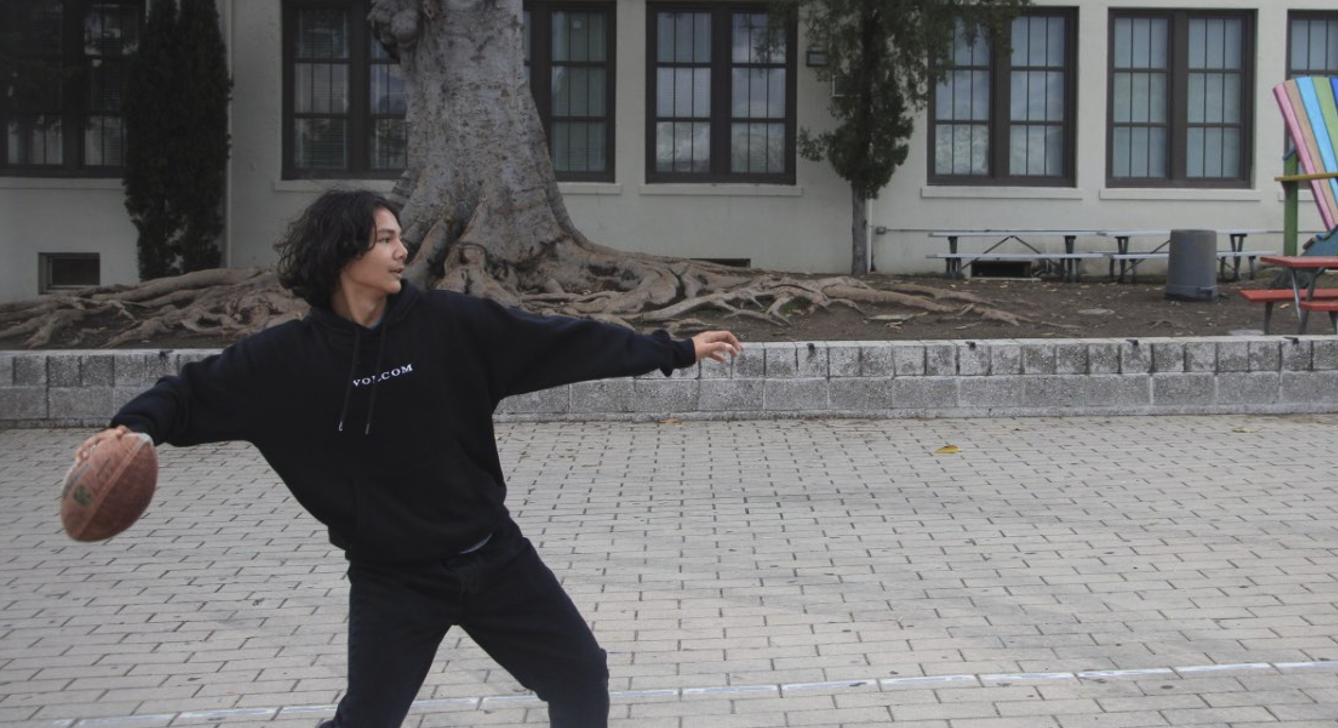
#> input picture FootballPhoto.png, 1338 x 728 px, given in place of the camera
$ python tracker.py
#> lines starting #> are read from the running program, lines starting #| are printed output that depends on the picture; after the words box and inside, x2 and y2 are one past the last pixel; in counts of white or black regions, pixels touching at a corner belong together
import cv2
import numpy as np
import pyautogui

cap = cv2.VideoCapture(0)
prev_y = None

while True:
    ret, frame = cap.read()
#> frame is the input picture: shape (728, 1338, 3); mean B, G, R 108.9, 108.2, 108.8
    if not ret:
        break

    frame = cv2.flip(frame, 1)
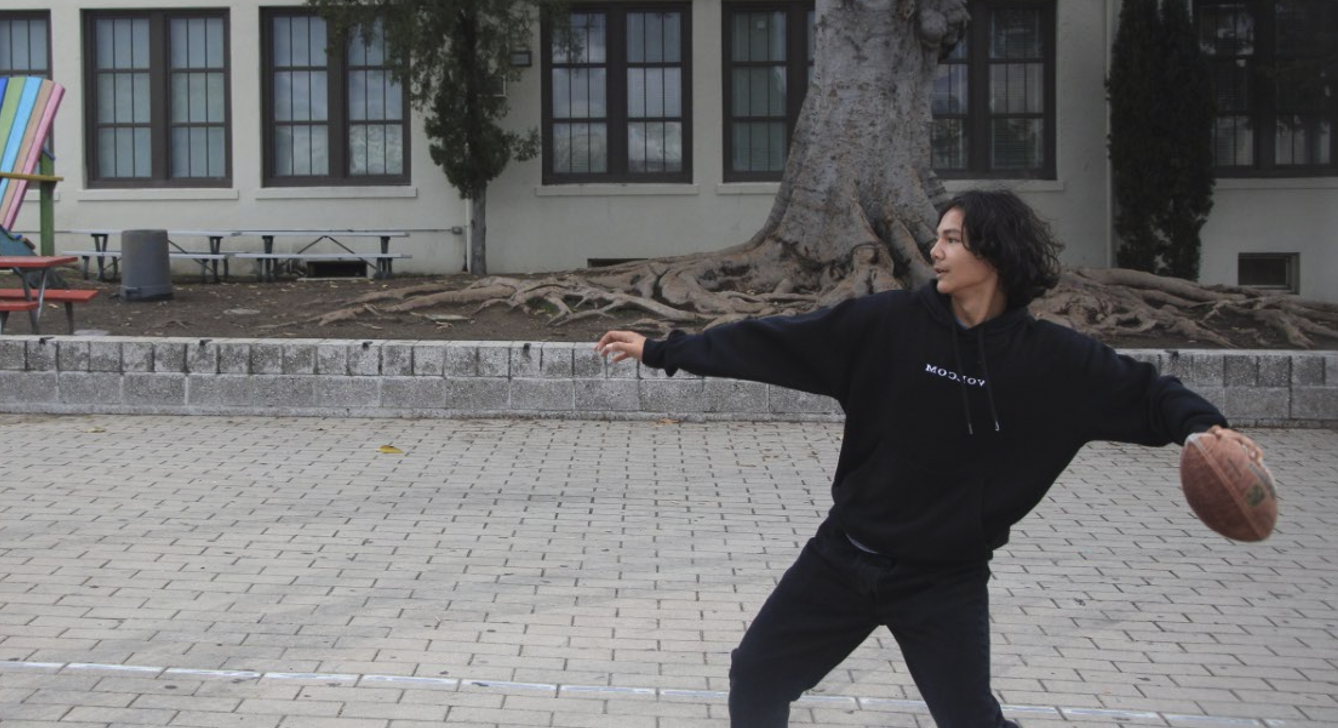
#> frame: shape (728, 1338, 3); mean B, G, R 108.9, 108.2, 108.8
    hsv = cv2.cvtColor(frame, cv2.COLOR_BGR2HSV)
#> hsv: shape (728, 1338, 3); mean H, S, V 74.2, 16.3, 111.6

    lowerskin = np.array([0, 30, 60], dtype=np.uint8)
    upperskin = np.array([20, 150, 255], dtype=np.uint8)

    mask = cv2.inRange(hsv, lowerskin, upperskin)
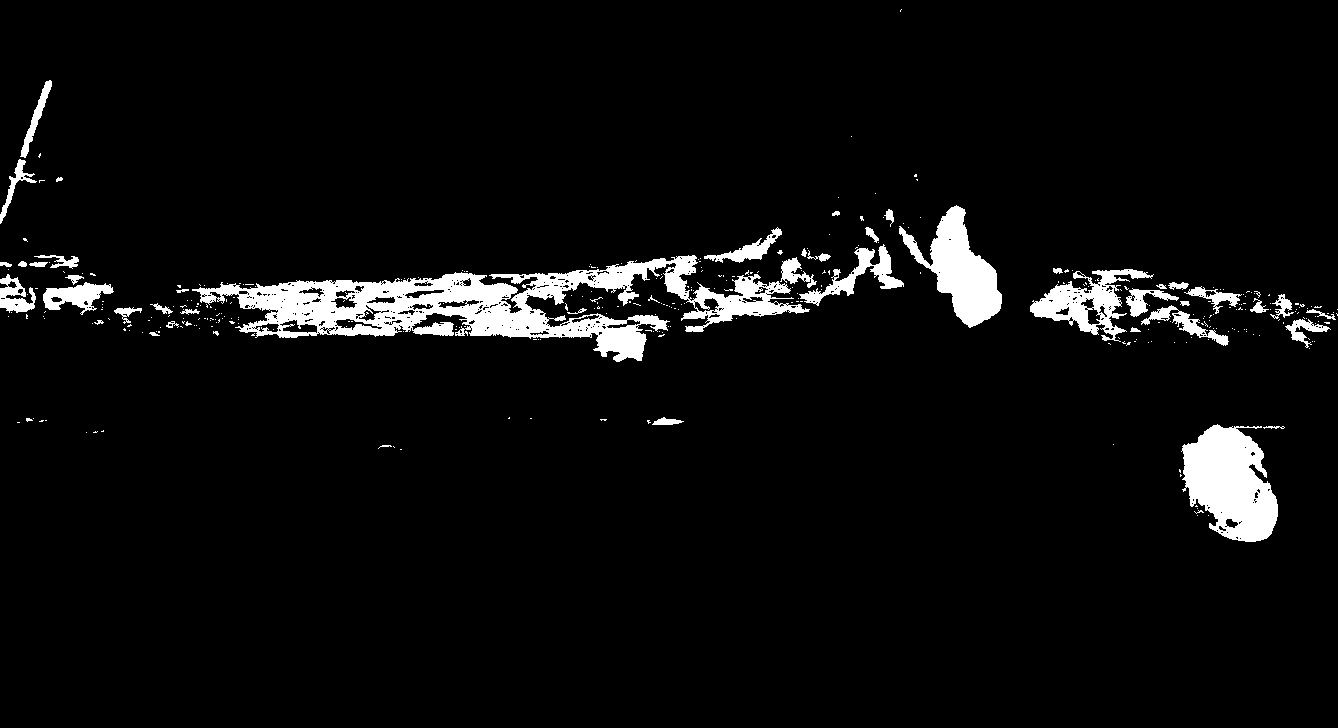
#> mask: shape (728, 1338); 5.1% white; 352 white regions (306 under 20 px), largest, box (x1, y1, x2, y2) and area: (192, 255, 810, 362) 22290, (1181, 424, 1278, 542) 7686, (899, 205, 1002, 328) 5303
    mask = cv2.dilate(mask, None, iterations=2)
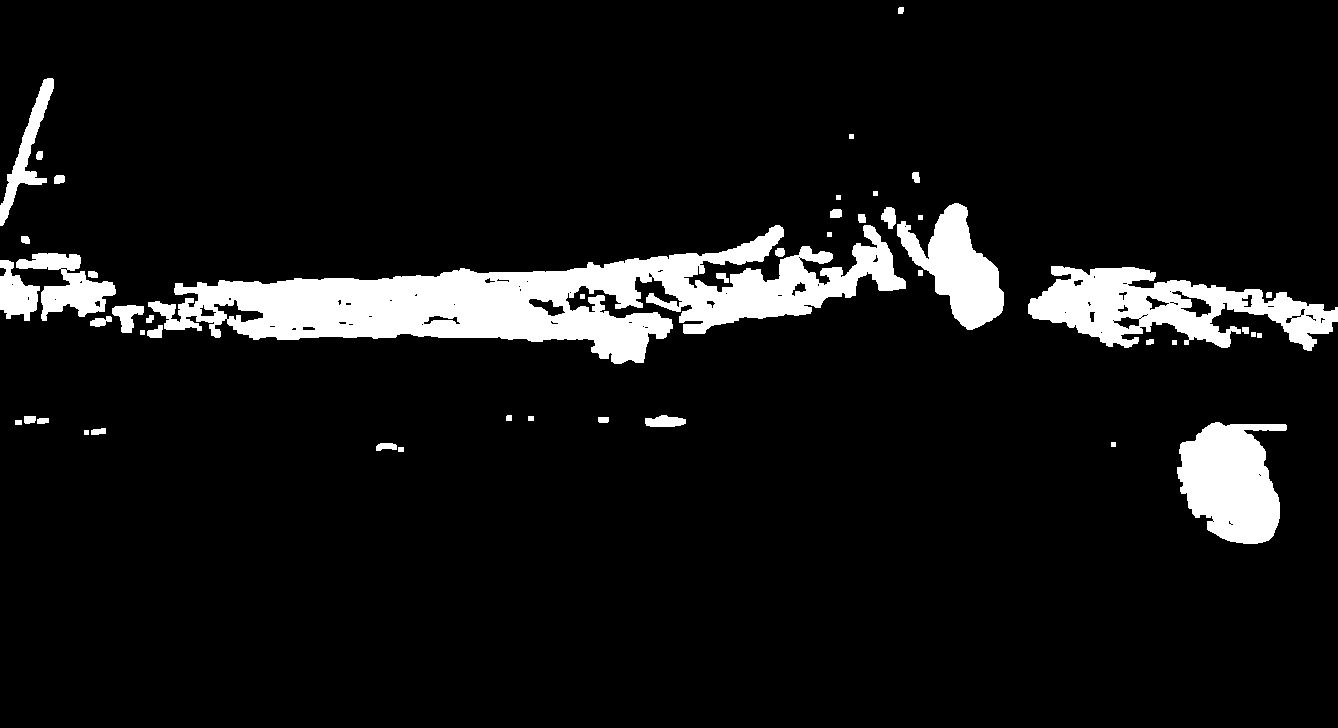
#> mask: shape (728, 1338); 8.2% white; 48 white regions
    mask = cv2.GaussianBlur(mask, (5, 5), 100)

    contours, _ = cv2.findContours(mask, cv2.RETR_TREE, cv2.CHAIN_APPROX_SIMPLE)
#> contours = 52 contours, 9 with area under 20; largest, box (x1, y1, x2, y2) and area: (0, 212, 908, 366) 57648, (1026, 264, 1338, 353) 16322, (1175, 420, 1289, 546) 10338, (879, 201, 1006, 332) 7794, (0, 76, 56, 228) 2683

    if contours:
        maxcontour = max(contours, key=cv2.contourArea)
#> maxcontour = contour of 796 points, box (x1, y1, x2, y2) (0, 212, 908, 366), area 57648
        if cv2.contourArea(maxcontour) > 2000:
            x, y, w, h = cv2.boundingRect(maxcontour)
#> x = 0; y = 212; w = 908; h = 154
            centery = y + h // 2
#> centery = 289

            cv2.rectangle(frame, (x, y), (x + w, y + h), (0, 255, 0), 2)
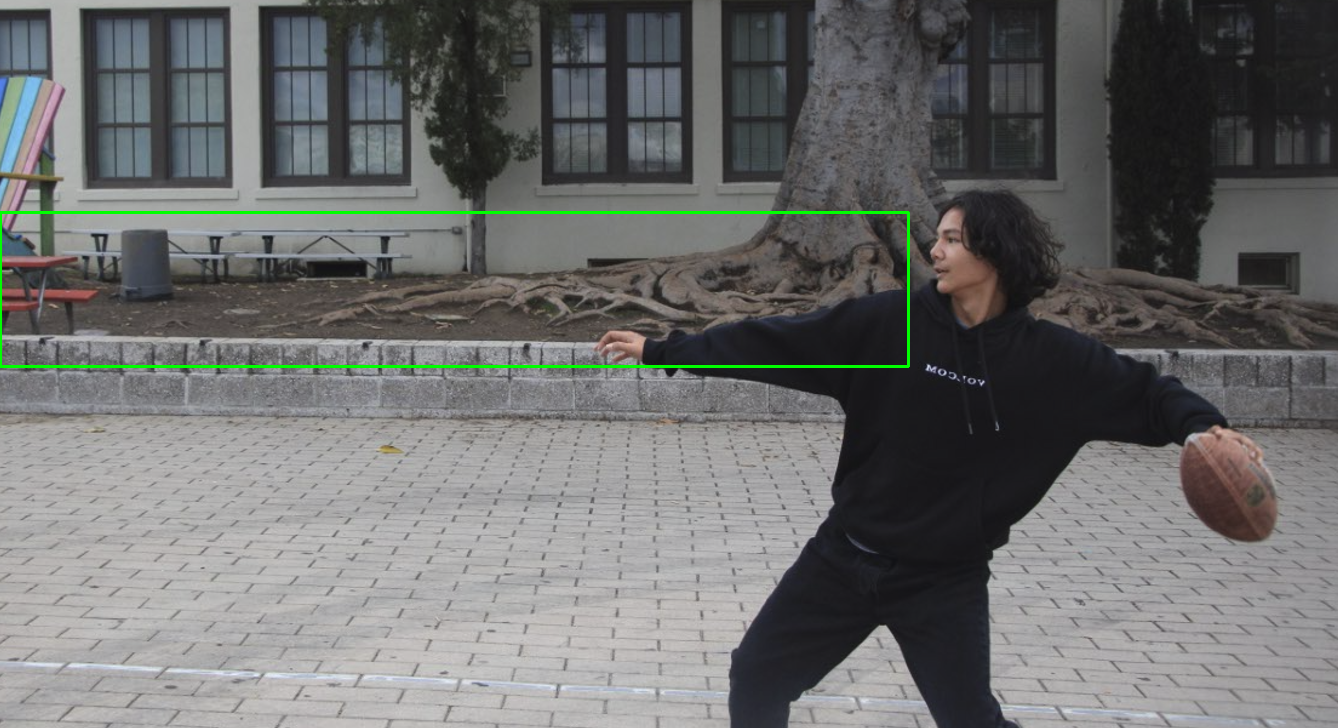
#> frame: shape (728, 1338, 3); 0.64% of pixels changed, all inside (x1, y1, x2, y2) = (0, 211, 910, 368)
            cv2.circle(frame, (x + w // 2, centery), 5, (0, 255, 0), -1)
#> frame: shape (728, 1338, 3); 0.01% of pixels changed, all inside (x1, y1, x2, y2) = (449, 284, 460, 295)

            if prev_y is not None:
                dv = centery - prev_y
                if abs(dv) > 10:
                    pyautogui.scroll(-dv)

            prev_y = centery
#> prev_y = 289

    cv2.imshow('Hand Scroll', frame)
    if cv2.waitKey(1) & 0xFF == ord('q'):
#> (key q is pressed here)
        break

cap.release()
cv2.destroyAllWindows()
